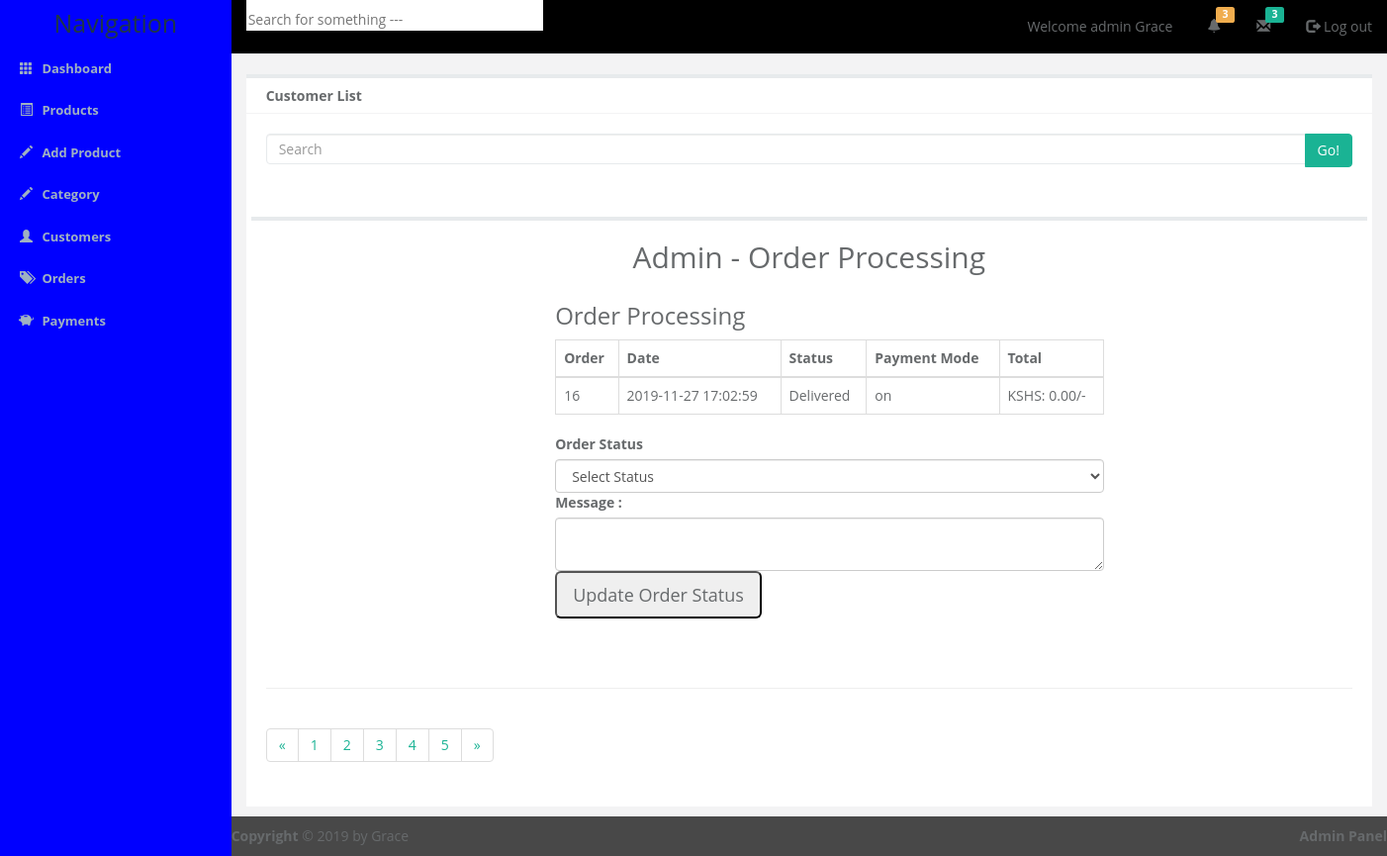
The app's page /admin/order-process.php?id=16 with its own data.
### tables this page shows
CREATE TABLE `orders` (
  `id` int(11) NOT NULL,
  `uid` int(11) NOT NULL,
  `totalprice` varchar(255) NOT NULL,
  `orderstatus` varchar(255) NOT NULL,
  `paymentmode` varchar(255) NOT NULL,
  `timestamp` datetime NOT NULL DEFAULT current_timestamp()
);

### admin/order-process.php (the view, shortened to what this page needs)
<?php
	require_once 'config/db.php';
?>
<!DOCTYPE html>
<html lang="">
	<head>
    <link href="css/bootstrap.min.css" rel="stylesheet">
		<link href="http://netdna.bootstrapcdn.com/bootstrap/3.2.0/css/bootstrap.min.css" rel="stylesheet">
		<link href="css/custom.css" rel="stylesheet">
	</head>
	<body>
		<div class="container-fluid display-table">
      <div class="row display-table-row">
        <div class="col-md-2 col-sm-1 hidden-xs display-table-cell valign-top" id="side-menu">
          <h1 class="hidden-sm hidden-xs">Navigation</h1>
         <ul>
            <li class="link ">
              <a href="">
                <span class="glyphicon glyphicon-th" aria-hidden="true"></span>
                <span class="hidden-sm hidden-xs">Dashboard</span>
              </a>
            </li>
            <li class="link">
              <a href="products.php">
                <span class="glyphicon glyphicon-list-alt" aria-hidden="true"></span>
                <span class="hidden-sm hidden-xs">Products</span>
              </a>
            </li>
            <li class="link">
              <a href="new-product.php">
                <span class="glyphicon glyphicon-pencil" aria-hidden="true"></span>
                <span class="hidden-sm hidden-xs">Add Product</span>
              </a>
            </li>
           <li class="link">
              <a href="category.php">
                <span class="glyphicon glyphicon-pencil" aria-hidden="true"></span>
                <span class="hidden-sm hidden-xs">Category</span>
              </a>
            </li>
            <li class="link">
              <a href="customers.php">
                <span class="glyphicon glyphicon-user" aria-hidden="true"></span>
                <span class="hidden-sm hidden-xs">Customers</span>
              </a>
            </li>
            <li class="link">
              <a href="orders.php">
                <span class="glyphicon glyphicon-tags" aria-hidden="true"></span>
                <span class="hidden-sm hidden-xs">Orders</span>
              </a>
            </li>
             <li class="link">
              <a href="payments.php">
                <span class="glyphicon glyphicon-piggy-bank" aria-hidden="true"></span>
                <span class="hidden-sm hidden-xs">Payments</span>
              </a>
            </li>
          </ul>
        </div>
        <div class="col-md-10 col-md-11 display-table-cell valign-top box ">
          <div class="row">
          <header id="nav-header" class="clearfix">
            <div class="col-md-5">
              <input type="text" id="header-search-field" name="" class="hidden-sm hidden-xs" placeholder="Search for something ---">
            </div>
            <div class="col-md-7">
              <ul class="pull-right">
                <li id="welcome" class=" hidden-xs">Welcome admin Grace</li>
                <li class="fixed-width">
                  <a href=""><span class="glyphicon glyphicon-bell" aria-hidden="true"></span>
                    <span class="label label-warning">  3</span></a>
                </li>
                <li class="fixed-width">
                  <a href="">
                    <span class="glyphicon glyphicon-envelope" aria-hidden="true"></span>
                    <span class="label label-message">  3</span></a>
                </li>
                <li>
                  <a href="" class="logout"><span class="glyphicon glyphicon-log-out" aria-hidden="true"></span>   Log out</a>
                </li>
              </ul>
            </div>
          </header>
        </div>
        <div id="content">
          <header class="clearfix">
            <h2 class="page_title">Customer List</h2>
          </header>
          <div class="content-inner">
            <div class="row search-row">
            	<div class="col-md-12">
            		<div class="input-group">
            			<input type="text" class="form-control search-field" id="search" placeholder="Search">
            			<span class="input-group-btn">
            				<button type="button" class="btn btn-primary">Go!</button>
            			</span>
            		</div>
            	</div>
            </div>
            <div class="row">
	<section id="content">
		<div class="content-blog">
					<div class="page_header text-center">
						<h2>Admin - Order Processing</h2>
					</div>
<form method="post">
<div class="container">
			<div class="row">
				<div class="col-md-6 col-md-offset-3">
					<div class="billing-details">
						<h3 class="uppercase">Order Processing</h3>
				<table class="cart-table account-table table table-bordered">
				<thead>
					<tr>
						<th>Order</th>
						<th>Date</th>
						<th>Status</th>
						<th>Payment Mode</th>
						<th>Total</th>
					</tr>
				</thead>
				<tbody>
				<?php
					if(isset($_GET['id']) & !empty($_GET['id'])){
						$oid = $_GET['id'];
					}else{
						header('location: orders.php');
					}
					$ordsql = "SELECT * FROM orders WHERE id='$oid'";
					$ordres = mysqli_query($con, $ordsql);
					while($ordr = mysqli_fetch_assoc($ordres)){
				?>
					<tr>
						<td>
							<?php echo $ordr['id']; ?>
						</td>
						<td>
							<?php echo $ordr['timestamp']; ?>
						</td>
						<td>
							<?php echo $ordr['orderstatus']; ?>
						</td>
						<td>
							<?php echo $ordr['paymentmode']; ?>
						</td>
						<td>
							KSHS: <?php echo number_format($ordr['totalprice'],2); ?>/-
						</td>
					</tr>
				<?php } ?>
				</tbody>
			</table>
							<label class="">Order Status </label>
							<select name="status" class="form-control">
								<option value="">Select Status</option>
							</select>
							<label>Message :</label>
							<textarea class="form-control" name="message" cols="10"> </textarea>
					<input type="submit" class="button btn-lg" value="Update Order Status">
					</div>
				</div>
			</div>
		</div>
</form>
		</div>
	</section>
  </div>
            <hr>
            <div class="row">
            	<div class="col-md-12">
            		<nav>
            			<ul class="pagination">
            				<li><a href="#">&laquo;</a></li>
            				<li><a href="#">1</a></li>
            				<li><a href="#">2</a></li>
            				<li><a href="#">3</a></li>
            				<li><a href="#">4</a></li>
            				<li><a href="#">5</a></li>
            				<li><a href="#">&raquo;</a></li>
            			</ul>
            		</nav>
            	</div>
            </div>
          </div>
        </div>
        <div class="row">
          <footer id="admin-footer" class="cle">
            <div class="pull-left">
              <b>Copyright </b>&copy; 2019 by Grace
            </div>
            <div class="pull-right">
              <b>Admin Panel</b>
            </div>
          </footer>
        </div>
        </div>
      </div>
    </div>
	</body>
</html>

### admin/css/custom.css (style rules this page uses)
html, body { font-family: "open sans", "helvetica Neue",helvetica, Arial, sans-serif; background-color: #f3f3f4; color: #676a6c; height: 100%; }
.box { border: 1px; }
#side-menu { background-color:blue; padding: 0px; }
#side-menu h1 { color: #1f3647; text-align: center; margin: 10px 0px; font-size: 25px; }
#side-menu ul { list-style: none; padding: 0px; margin: 0px; }
#side-menu a { list-style: none; padding: 12px 20px; text-decoration: none; color: #9fb1c2; font-weight: bold; font-size: 13px; display: block; }
#side-menu .glyphicon { margin-right: 6px; }
.display-table { display: table; padding: 0px; height: 100%; width: 100%; }
.display-table-row { display: table-row; height: 100%; }
.display-table-cell { display: table-cell; height: 100%; }
.valign-top { vertical-align: top; }
#nav-header { background-color: black; border-bottom: 1px solid #e7eaec; }
#nav-header #header-search-field { padding-top: 10px; vertical-align: center; border: none; width: 300px; outline: none; }
#nav-header ul { margin: 0px; padding: 0px; list-style: none; color: #676a6c; }
#nav-header ul li { float: left; margin-left: 15px; padding: 17px 0px; }
#nav-header ul .glyphicon { color: #676a6c; }
.label-message { background-color: #1ab394; }
#nav-header ul a { text-decoration: none; }
#nav-header .logout { color: #676a6c; }
#nav-header #welcome { margin-right: 20px; }
#nav-header ul .label { position: absolute; margin-top: -10px; margin-left: -5px; }
#nav-header .fixed-width { width: 35px; }
#admin-footer { position: absolute; width: 100%; bottom: 0px; background-color: rgb(0,0,0,0.7); padding: 10px 0px; }
#content { margin: 20px 0px 50px 0px; background-color: #fff; border-top:4px #e7eaec solid; }
#content header { border-bottom: 1px #f3f3f4 solid; padding: 10px 20px; }
.page_title { font-size: 14px; font-weight: bold; margin: 0px; }
.content-inner { padding: 20px; }
.search-field { height: 31px; border: 1px #e7eaec solid; }
.search-row { margin-bottom: 30px; }
.btn-primary { background-color: #1ab394; border: 1px solid #1ab394; }
.pagination a { color: #1ab394 !important; }

### records on screen
orders: id "16", timestamp "2019-11-27 17:02:59", orderstatus "Delivered", paymentmode "on", totalprice "0.00"
